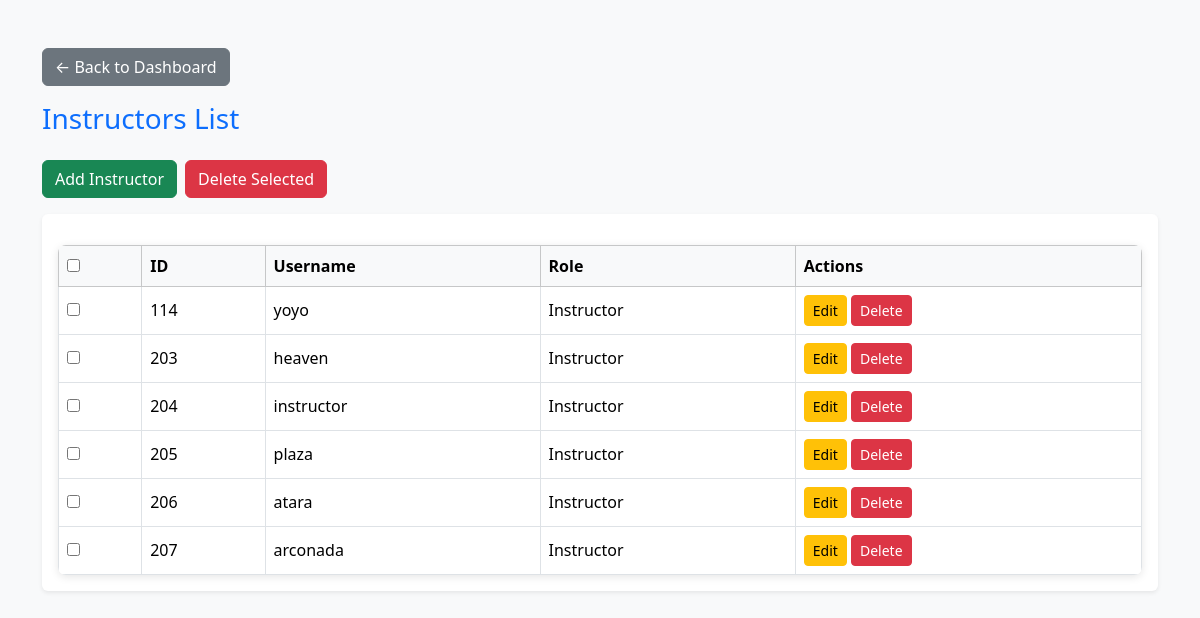
Before: /dashboard/admin/instructors (signed in) with the older database file.
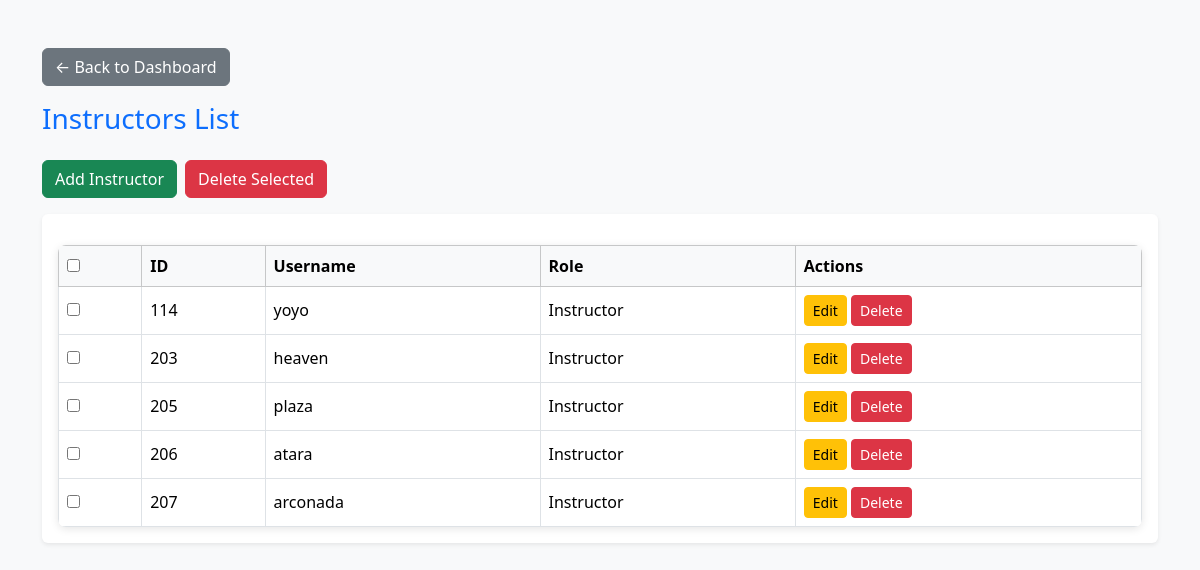
After: the same page with the newer database file.
### app.py (models this page shows)
class User(db.Model):
    id = db.Column(db.Integer, primary_key=True)
    username = db.Column(db.String(50), unique=True, nullable=False)
    password = db.Column(db.String(200), nullable=False)
    role = db.Column(db.String(20), nullable=False)  # Admin/Instructor/Student

### app.py (the view)
@app.route('/dashboard/admin/instructors')
@login_required(role='Admin')
def view_instructors():
    instructors = User.query.filter_by(role='Instructor').all()
    return render_template('instructors.html', instructors=instructors)

### app.py (called while the page is built)
def login_required(role=None):
    def decorator(f):
        @wraps(f)
        def decorated_function(*args, **kwargs):
            if 'user_id' not in session:
                flash("Please log in first.", "danger")
                return redirect(url_for('login'))
            if role and session.get('role') not in (role if isinstance(role, list) else [role]):
                flash("Access denied.", "danger")
                return redirect(url_for('login'))
            return f(*args, **kwargs)
        return decorated_function
    return decorator

### templates/instructors.html (shortened to what this page needs)
<!DOCTYPE html>
<html lang="en">
<head>
<link href="https://cdn.jsdelivr.net/npm/bootstrap@5.3.3/dist/css/bootstrap.min.css" rel="stylesheet">
<link rel="stylesheet" href="{{ url_for('static', filename='css/style.css') }}">
</head>
<body class="bg-light">
<div class="container mt-5">
    <div class="mb-3">
        <a href="{{ url_for('dashboard_admin') }}" class="btn btn-secondary">
            ← Back to Dashboard
        </a>
    </div>
    <h3 class="text-primary mb-4">Instructors List</h3>
    <div class="mb-3 d-flex gap-2">
        <a href="{{ url_for('add_instructor') }}" class="btn btn-success">Add Instructor</a>
        <button type="button" class="btn btn-danger" id="delete-selected" data-bs-toggle="modal" data-bs-target="#confirmDeleteModal">
            Delete Selected
        </button>
    </div>
    <form method="POST" action="{{ url_for('bulk_delete_instructors') }}" id="bulk-delete-form">
        <div class="table-responsive shadow-sm bg-white p-3 rounded">
            <table class="table table-bordered table-hover align-middle mb-0">
                <thead class="table-light">
                    <tr>
                        <th><input type="checkbox" id="select-all"></th>
                        <th>ID</th>
                        <th>Username</th>
                        <th>Role</th>
                        <th>Actions</th>
                    </tr>
                </thead>
                <tbody>
                    {% for instructor in instructors %}
                    <tr>
                        <td><input type="checkbox" name="instructor_ids" value="{{ instructor.id }}"></td>
                        <td>{{ instructor.id }}</td>
                        <td>{{ instructor.username }}</td>
                        <td>{{ instructor.role }}</td>
                        <td>
                            <a href="{{ url_for('edit_instructor', id=instructor.id) }}" class="btn btn-sm btn-warning">Edit</a>
                            <form action="{{ url_for('delete_instructor', id=instructor.id) }}" method="POST" style="display:inline;">
                                <button type="submit" class="btn btn-sm btn-danger" onclick="return confirm('Are you sure you want to delete this instructor?')">Delete</button>
                            </form>
                        </td>
                    </tr>
                    {% else %}
                    <tr>
                        <td colspan="5" class="text-center">No instructors found.</td>
                    </tr>
                    {% endfor %}
                </tbody>
            </table>
        </div>
    </form>
</div>
</body>
</html>

### static/css/style.css (style rules this page uses)
#delete-selected { transition: background-color 0.3s, transform 0.2s; }
.table { border-radius: 8px; overflow: hidden; box-shadow: 0 2px 8px rgba(0,0,0,0.1); }
.table { margin-top: 15px; }

Changed rows visible on the page:
removed User: id "204", username "instructor", role "Instructor"
